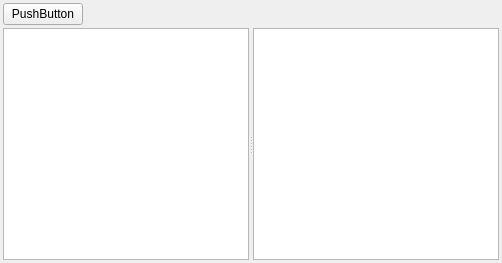
<?xml version="1.0" encoding="UTF-8"?>
<ui version="4.0">
 <class>AssetManager</class>
 <widget class="QWidget" name="AssetManager">
  <property name="geometry">
   <rect>
    <x>0</x>
    <y>0</y>
    <width>502</width>
    <height>263</height>
   </rect>
  </property>
  <property name="windowTitle">
   <string>Form</string>
  </property>
  <layout class="QGridLayout" name="gridLayout">
   <property name="leftMargin">
    <number>3</number>
   </property>
   <property name="topMargin">
    <number>3</number>
   </property>
   <property name="rightMargin">
    <number>3</number>
   </property>
   <property name="bottomMargin">
    <number>3</number>
   </property>
   <property name="spacing">
    <number>3</number>
   </property>
   <item row="0" column="0">
    <layout class="QHBoxLayout" name="horizontalLayout">
     <item>
      <widget class="QPushButton" name="pbImport">
       <property name="text">
        <string>PushButton</string>
       </property>
       <property name="icon">
        <iconset resource="../resources.qrc">
         <normaloff>:/icons/Resources/Import16.png</normaloff>:/icons/Resources/Import16.png</iconset>
       </property>
      </widget>
     </item>
     <item>
      <spacer name="horizontalSpacer">
       <property name="orientation">
        <enum>Qt::Horizontal</enum>
       </property>
       <property name="sizeHint" stdset="0">
        <size>
         <width>40</width>
         <height>20</height>
        </size>
       </property>
      </spacer>
     </item>
    </layout>
   </item>
   <item row="1" column="0">
    <widget class="QSplitter" name="splitter">
     <property name="sizePolicy">
      <sizepolicy hsizetype="Expanding" vsizetype="MinimumExpanding">
       <horstretch>0</horstretch>
       <verstretch>0</verstretch>
      </sizepolicy>
     </property>
     <property name="orientation">
      <enum>Qt::Horizontal</enum>
     </property>
     <widget class="QTreeView" name="treeView"/>
     <widget class="QListView" name="listView"/>
    </widget>
   </item>
  </layout>
 </widget>
 <resources>
  <include location="../resources.qrc"/>
 </resources>
 <connections/>
</ui>
